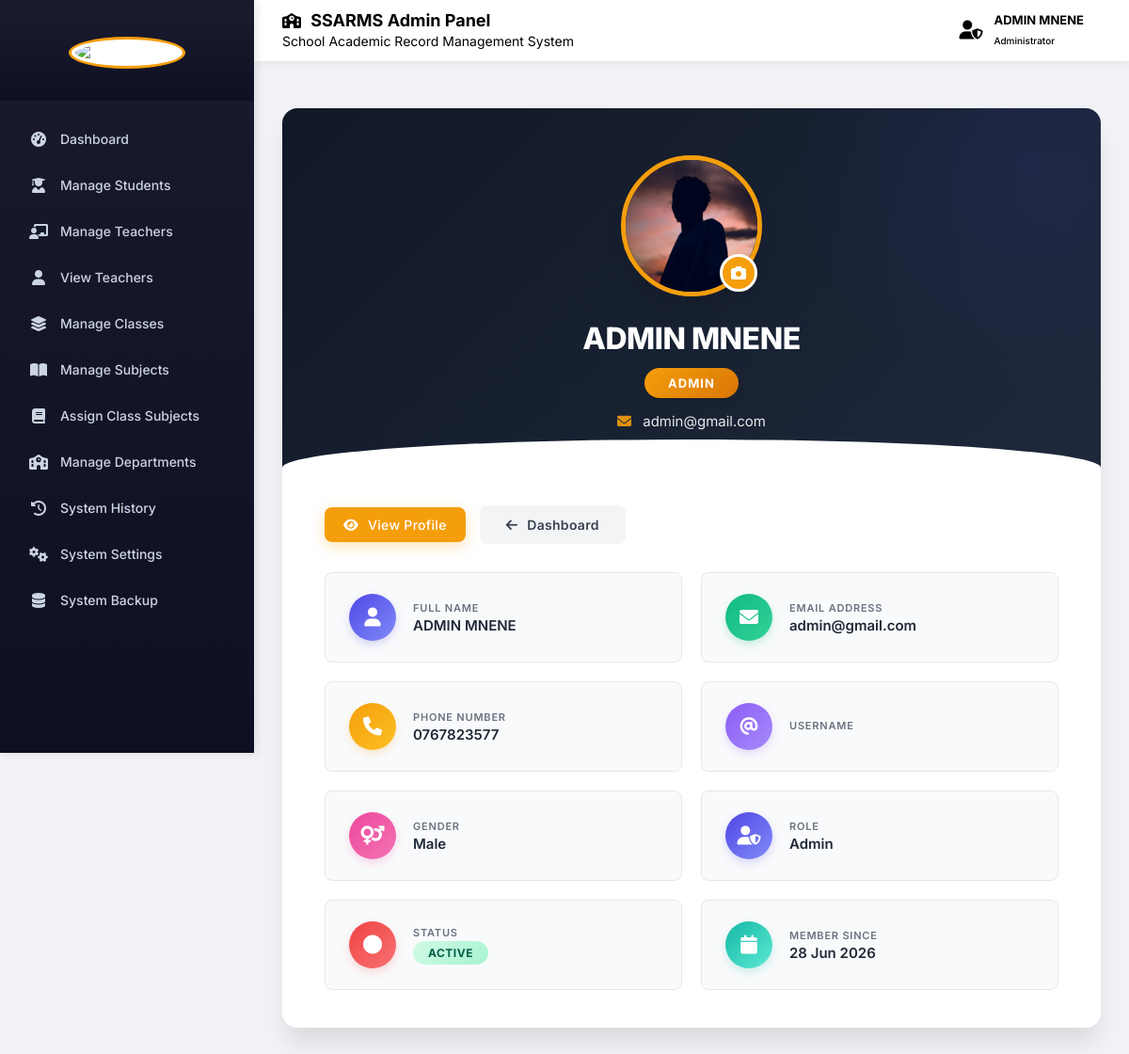
Screenshot of /view_profile.php (signed in) with the database file from the repository.
### tables this page shows
CREATE TABLE `users` (
  `user_id` int(11) NOT NULL AUTO_INCREMENT,
  `full_name` varchar(150) NOT NULL,
  `email` varchar(150) NOT NULL,
  `password` varchar(255) NOT NULL,
  `role` enum('admin','teacher','student','academic') NOT NULL,
  `phone` varchar(20) DEFAULT NULL,
  `gender` enum('male','female') DEFAULT NULL,
  `created_at` timestamp NULL DEFAULT current_timestamp(),
  `reset_token` varchar(255) DEFAULT NULL,
  `profile_pic` varchar(255) DEFAULT NULL,
  `status` enum('active','suspended') DEFAULT 'active',
  PRIMARY KEY (`user_id`),
  UNIQUE KEY `email` (`email`)
);

### view_profile.php (the view, shortened to what this page needs)
<?php
require_once('db.php');
$user_id   = $_SESSION['user_id'];
$user_role = $_SESSION['role'] ?? '';
$query = mysqli_query($conn, "SELECT * FROM users WHERE user_id='$user_id'");
$user = mysqli_fetch_assoc($query);
$sidebar = '';
$topbar = '';
$dashboard = '';
switch($user_role){
    case "admin":
        $sidebar   = "admin/admin_sidebar.php";
        $topbar    = "admin/admin_topbar.php";
        $dashboard = "admin/admin_dashboard.php";
        break;
}
?>
<!DOCTYPE html>
<html lang="en">
<head>
    <link rel="stylesheet" href="https://cdnjs.cloudflare.com/ajax/libs/font-awesome/6.5.2/css/all.min.css">
</head>
<body>
<?php
if(file_exists($sidebar)){
    include($sidebar);
} else {
    $root_sidebar = dirname(__FILE__) . "/" . $sidebar;
    if(file_exists($root_sidebar)){
        include($root_sidebar);
    }
}
if(file_exists($topbar)){
    include($topbar);
} else {
    $root_topbar = dirname(__FILE__) . "/" . $topbar;
    if(file_exists($root_topbar)){
        include($root_topbar);
    }
}
?>
<div class="main-content">
    <div class="profile-card">
        <div class="profile-header">
            <div class="profile-image-wrapper">
                <div class="profile-image">
                    <?php
                    if(!empty($user['profile_pic']) && file_exists("uploads/".$user['profile_pic'])){
                        $profilePic = "uploads/".htmlspecialchars($user['profile_pic']);
                    }else{
                        $profilePic = "uploads/default.png";
                    }
                    ?>
                    <img src="<?= $profilePic ?>" id="profilePreview" alt="Profile">
                </div>
                <div class="profile-image-edit-badge" onclick="toggleProfile()" title="Change Profile Picture">
                    <i class="fas fa-camera"></i>
                </div>
            </div>
            <h2 id="displayName"><?= htmlspecialchars($user['full_name']); ?></h2>
            <span class="role-badge"><?= ucfirst($user['role']); ?></span>
            <div class="profile-email">
                <i class="fas fa-envelope"></i>
                <?= htmlspecialchars($user['email']); ?>
            </div>
        </div>
        <div class="profile-body">
            <div class="action-bar">
                <button type="button" class="btn btn-primary" id="toggleBtn" onclick="toggleProfile()">
                    <i class="fas fa-eye"></i>
                    View Profile
                </button>
                <a href="<?= BASE_URL . $dashboard ?>" class="btn btn-secondary">
                    <i class="fas fa-arrow-left"></i>
                    Dashboard
                </a>
            </div>
            <div id="viewProfile">
                <div class="info-grid">
                    <div class="info-card">
                        <div class="icon"><i class="fas fa-user"></i></div>
                        <div class="details">
                            <span class="label">Full Name</span>
                            <span class="value"><?= htmlspecialchars($user['full_name']); ?></span>
                        </div>
                    </div>
                    <div class="info-card">
                        <div class="icon green"><i class="fas fa-envelope"></i></div>
                        <div class="details">
                            <span class="label">Email Address</span>
                            <span class="value"><?= htmlspecialchars($user['email']); ?></span>
                        </div>
                    </div>
                    <div class="info-card">
                        <div class="icon orange"><i class="fas fa-phone"></i></div>
                        <div class="details">
                            <span class="label">Phone Number</span>
                            <span class="value">
                                <?= !empty($user['phone']) ? htmlspecialchars($user['phone']) : "Not Available"; ?>
                            </span>
                        </div>
                    </div>
                    <div class="info-card">
                        <div class="icon purple"><i class="fas fa-at"></i></div>
                        <div class="details">
                            <span class="label">Username</span>
                        </div>
                    </div>
                    <div class="info-card">
                        <div class="icon pink"><i class="fas fa-venus-mars"></i></div>
                        <div class="details">
                            <span class="label">Gender</span>
                            <span class="value"><?= ucfirst($user['gender']); ?></span>
                        </div>
                    </div>
                    <div class="info-card">
                        <div class="icon"><i class="fas fa-user-shield"></i></div>
                        <div class="details">
                            <span class="label">Role</span>
                            <span class="value"><?= ucfirst($user['role']); ?></span>
                        </div>
                    </div>
                    <div class="info-card">
                        <div class="icon red"><i class="fas fa-circle"></i></div>
                        <div class="details">
                            <span class="label">Status</span>
                            <span class="value">
                                <?php if($user['status']=="active"): ?>
                                    <span class="status-badge active">Active</span>
                                <?php else: ?>
                                    <span class="status-badge inactive">Inactive</span>
                                <?php endif; ?>
                            </span>
                        </div>
                    </div>
                    <div class="info-card">
                        <div class="icon teal"><i class="fas fa-calendar"></i></div>
                        <div class="details">
                            <span class="label">Member Since</span>
                            <span class="value"><?= date("d M Y", strtotime($user['created_at'])); ?></span>
                        </div>
                    </div>
                </div>
            </div>
        </div>
    </div>
</div>
</body>
</html>

### admin/admin_topbar.php (shortened to what this page needs)
<?php
include '../db.php';
$user_id = $_SESSION['user_id'] ?? 0;
$admin = [];
if ($user_id) {
    $query = mysqli_query($conn, "
        SELECT *
        FROM users
        WHERE user_id = '$user_id'
    ");
    $admin = mysqli_fetch_assoc($query);
}
?>
<div class="topbar">
    <div class="topbar-left">
        <div>
            <h2>
                <i class="fas fa-school" style="color: linear-gradient(180deg, #1a1a2e 0%, #0f0f23 100%); font-size:16px; margin-right:6px;"></i>
                SSARMS Admin Panel
            </h2>
            <p>School Academic Record Management System</p>
        </div>
    </div>
    <div class="topbar-right">
        <div class="topbar-profile">
            <i class="fas fa-user-shield"></i>
            <div>
                <h4>
                    <?php echo htmlspecialchars($admin['full_name'] ?? 'Administrator'); ?>
                </h4>
                <span>Administrator</span>
            </div>
        </div>
    </div>
</div>

### admin/admin_sidebar.php (style rules this page uses)
* { margin: 0; padding: 0; box-sizing: border-box; }
body { font-family: 'Segoe UI', Arial, sans-serif; background: #f0f2f5; }
.main-content { margin-left: 270px; transition: 0.3s; }
.btn-primary { background: #f59e0b; color: white; border: none; padding: 10px 20px; border-radius: 8px; cursor: pointer; font-weight: 500; transition: all 0.3s ease; }

### admin/admin_topbar.php (style rules this page uses)
.topbar { position: fixed; top: 0; left: 270px; width: calc(100% - 270px); height: 65px; background: #ffffff; display: flex; align-items: center; justify-content: space-between; padding: 0 30px; border-bottom: 2px solid white; box-shadow: 0 2px 8px rgba(0,0,0,0.06); z-index: 100; }
.topbar-left { display: flex; align-items: center; gap: 15px; }
.topbar-left h2 { font-size: 18px; font-weight: 700; color: linear-gradient(180deg, #1a1a2e 0%, #0f0f23 100%); margin: 0 0 3px 0; }
.topbar-left p { font-size: 14px; color: linear-gradient(180deg, #1a1a2e 0%, #0f0f23 100%); margin: 0; }
.topbar-right { display: flex; align-items: center; }
.topbar-profile { display: flex; align-items: center; gap: 12px; background: white; padding: 8px 18px; }
.topbar-profile h4 { font-size: 13px; font-weight: 700; color: linear-gradient(180deg, #1a1a2e 0%, #0f0f23 100%); margin: 0 0 2px 0; }
.topbar-profile span { font-size: 10px; color: linear-gradient(180deg, #1a1a2e 0%, #0f0f23 100%); font-weight: 500; }
.topbar-profile i { font-size: 20px; color: linear-gradient(180deg, #1a1a2e 0%, #0f0f23 100%); }

### rows the page displays
users: full_name "ADMIN MNENE", profile_pic (picture), role "ADMIN", email "admin@gmail.com", phone "0767823577", gender "Male", role "Admin", created_at "28 Jun 2026"
